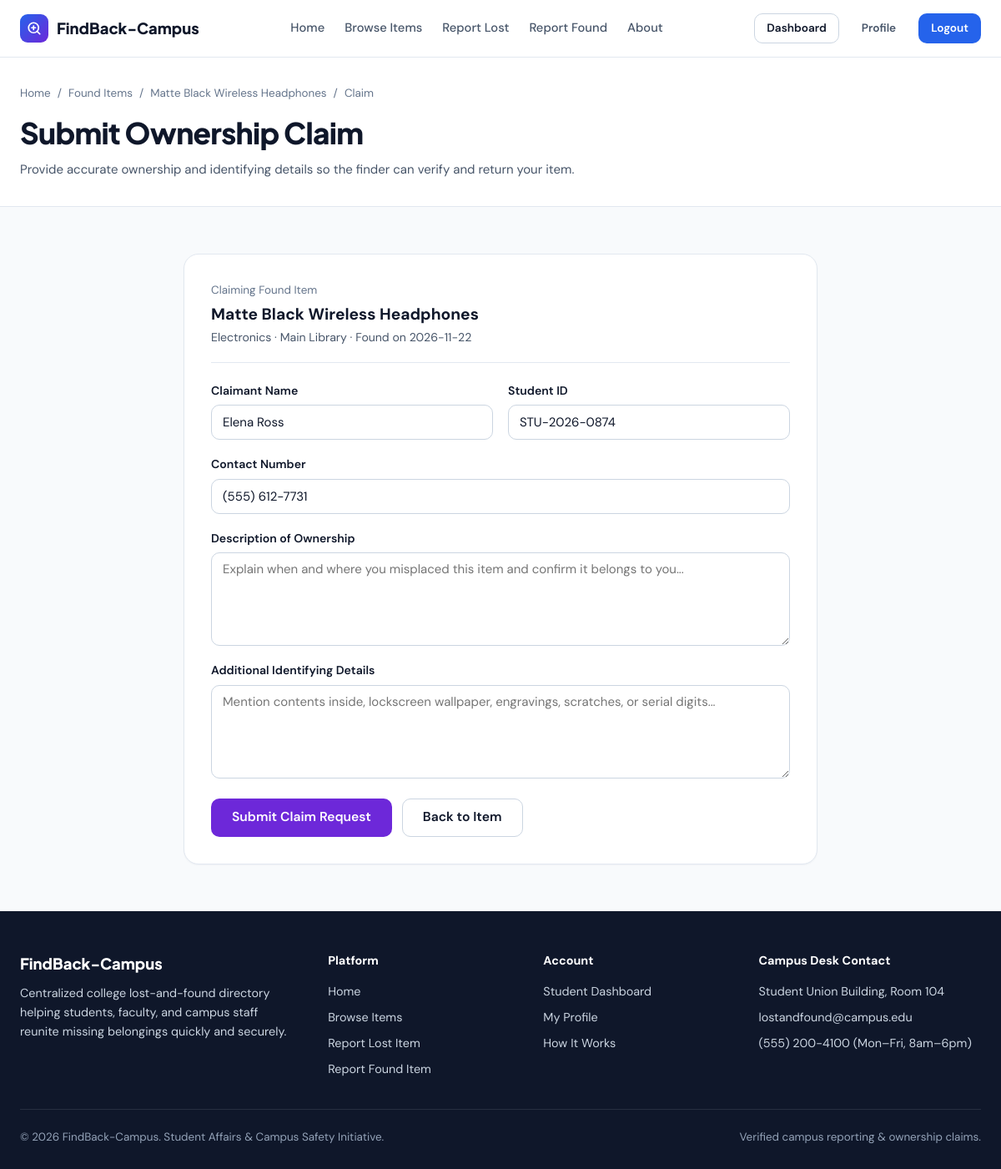
The page /claim/1 (signed in) on the database its author committed.
### tables this page shows
CREATE TABLE Items (
            id INTEGER PRIMARY KEY AUTOINCREMENT,
            user_id INTEGER NOT NULL,
            item_name TEXT NOT NULL,
            category TEXT NOT NULL,
            description TEXT NOT NULL,
            location TEXT NOT NULL,
            item_date TEXT NOT NULL,
            contact_info TEXT NOT NULL DEFAULT '',
            image TEXT DEFAULT '',
            item_type TEXT NOT NULL CHECK(item_type IN ('Lost', 'Found')),
            status TEXT NOT NULL DEFAULT 'Active',
            created_at TEXT NOT NULL DEFAULT (datetime('now')),
            FOREIGN KEY (user_id) REFERENCES Users(id) ON DELETE CASCADE
        );

CREATE TABLE Users (
            id INTEGER PRIMARY KEY AUTOINCREMENT,
            full_name TEXT NOT NULL,
            email TEXT NOT NULL UNIQUE,
            student_id TEXT NOT NULL,
            department TEXT NOT NULL,
            year TEXT NOT NULL,
            phone TEXT NOT NULL,
            password_hash TEXT NOT NULL,
            created_at TEXT NOT NULL DEFAULT (datetime('now'))
        );

### app.py (the view, shortened to what this page needs)
@app.route("/claim/<int:item_id>", methods=["GET", "POST"])
@login_required
def claim_item(item_id):
    db = get_db()
    uid = session["user_id"]
    item = db.execute(
        """
        SELECT Items.*, Users.full_name AS reporter_name
        FROM Items
        JOIN Users ON Items.user_id = Users.id
        WHERE Items.id = ?
        """,
        (item_id,),
    ).fetchone()
    if not item:
        abort(404)
    if item["item_type"] != "Found":
        flash("Claim requests can only be submitted for Found items.", "warning")
        return redirect(url_for("item_details", item_id=item_id))
    if item["user_id"] == uid:
        flash("You cannot submit a claim request for an item you reported.", "warning")
        return redirect(url_for("item_details", item_id=item_id))
    if item["status"] == "Returned":
        flash("This item has already been returned to its owner.", "info")
        return redirect(url_for("item_details", item_id=item_id))
    existing_claim = db.execute(
        "SELECT * FROM Claims WHERE item_id = ? AND claimant_id = ? AND status IN ('Pending', 'Approved')",
        (item_id, uid),
    ).fetchone()
    if existing_claim:
        flash("You already have an active claim request for this item.", "info")
        return redirect(url_for("item_details", item_id=item_id))
    user_row = db.execute("SELECT * FROM Users WHERE id = ?", (uid,)).fetchone()
    form_data = {
        "claimant_name": user_row["full_name"],
        "student_id": user_row["student_id"],
        "contact_number": user_row["phone"],
    }
    return render_template("claim.html", item=item, form_data=form_data)

### app.py (called while the page is built, shortened)
def get_db():
    if "db" not in g:
        conn = sqlite3.connect(DB_PATH)
        conn.row_factory = sqlite3.Row
        conn.execute("PRAGMA foreign_keys = ON;")
        g.db = conn
    return g.db

def get_csrf_token():
    token = session.get("_csrf_token")
    if not token:
        token = secrets.token_urlsafe(32)
        session["_csrf_token"] = token
    return token

@app.before_request
def csrf_protect():
    if request.method in ("POST", "PUT", "PATCH", "DELETE"):
        session_token = session.get("_csrf_token", "")
        form_token = request.form.get("csrf_token") or request.headers.get("X-CSRF-Token", "")
        if not session_token or not form_token or not hmac.compare_digest(session_token, form_token):
            flash("Your session form token expired. Please try submitting again.", "error")
            return redirect(request.referrer or url_for("index"))

@app.after_request
def adjust_session_cookie(response):
    is_https = (
        request.is_secure
        or request.headers.get("X-Forwarded-Proto", "").lower() == "https"
        or os.environ.get("APP_URL", "").startswith("https://")
    )
    if is_https:
        cookies = response.headers.getlist("Set-Cookie")
        updated = []
        changed = False
        if changed:
            del response.headers["Set-Cookie"]
            for cookie in updated:
                response.headers.add("Set-Cookie", cookie)
    return response

@app.context_processor
def inject_globals():
    user = None
    user_id = session.get("user_id")
    if user_id:
        db = get_db()
        row = db.execute(
            "SELECT id, full_name, email, student_id, department, year, phone, created_at FROM Users WHERE id = ?",
            (user_id,),
        ).fetchone()
        if row:
            user = dict(row)
        else:
            session.pop("user_id", None)
    return {
        "current_user": user,
        "csrf_token": get_csrf_token,
        "categories": CATEGORIES,
        "campus_locations": CAMPUS_LOCATIONS,
        "departments": DEPARTMENTS,
        "study_years": STUDY_YEARS,
    }

def login_required(view):
    @wraps(view)
    def wrapped_view(*args, **kwargs):
        if not session.get("user_id"):
            flash("Please sign in with your campus account to continue.", "warning")
            return redirect(url_for("login", next=request.path))
        return view(*args, **kwargs)
    return wrapped_view

### templates/claim.html (shortened to what this page needs)
{% extends "base.html" %}
{% block content %}
<section class="page-header">
  <div class="container">
    <div class="breadcrumb">
      <a href="{{ url_for('index') }}">Home</a>
      <span aria-hidden="true">/</span>
      <a href="{{ url_for('browse', type='Found') }}">Found Items</a>
      <span aria-hidden="true">/</span>
      <a href="{{ url_for('item_details', item_id=item.id) }}">{{ item.item_name }}</a>
      <span aria-hidden="true">/</span>
      <span>Claim</span>
    </div>
    <h1 class="page-title">Submit Ownership Claim</h1>
    <p class="page-subtitle">Provide accurate ownership and identifying details so the finder can verify and return your item.</p>
  </div>
</section>
<section class="section">
  <div class="container">
    <div class="form-card form-card-medium">
      <div style="padding-bottom: 18px; margin-bottom: 22px; border-bottom: 1px solid var(--border-hairline);">
        <div style="font-size: 0.84rem; color: var(--text-muted); margin-bottom: 4px;">Claiming Found Item</div>
        <div style="font-size: 1.2rem; font-weight: 700;">{{ item.item_name }}</div>
        <div style="font-size: 0.88rem; color: var(--text-secondary);">{{ item.category }} &middot; {{ item.location }} &middot; Found on {{ item.item_date }}</div>
      </div>
      <form method="POST" action="{{ url_for('claim_item', item_id=item.id) }}">
        <div class="form-grid">
          <div class="form-group">
            <label for="claimant_name" class="form-label">Claimant Name</label>
            <input type="text" id="claimant_name" name="claimant_name" class="form-control" required minlength="2" value="{{ form_data.get('claimant_name', '') }}" />
          </div>
          <div class="form-group">
            <label for="student_id" class="form-label">Student ID</label>
            <input type="text" id="student_id" name="student_id" class="form-control" required minlength="3" value="{{ form_data.get('student_id', '') }}" />
          </div>
          <div class="form-group full-width">
            <label for="contact_number" class="form-label">Contact Number</label>
            <input type="tel" id="contact_number" name="contact_number" class="form-control" required value="{{ form_data.get('contact_number', '') }}" placeholder="(555) 123-4567" />
          </div>
          <div class="form-group full-width">
            <label for="claim_description" class="form-label">Description of Ownership</label>
            <textarea id="claim_description" name="claim_description" class="form-control" required minlength="10" placeholder="Explain when and where you misplaced this item and confirm it belongs to you...">{{ form_data.get('claim_description', '') }}</textarea>
          </div>
          <div class="form-group full-width">
            <label for="identifying_details" class="form-label">Additional Identifying Details</label>
            <textarea id="identifying_details" name="identifying_details" class="form-control" required minlength="5" placeholder="Mention contents inside, lockscreen wallpaper, engravings, scratches, or serial digits...">{{ form_data.get('identifying_details', '') }}</textarea>
          </div>
        </div>
        <div style="margin-top: 24px; display: flex; gap: 12px; flex-wrap: wrap;">
          <button type="submit" class="btn btn-purple btn-lg">Submit Claim Request</button>
          <a href="{{ url_for('item_details', item_id=item.id) }}" class="btn btn-secondary btn-lg">Back to Item</a>
        </div>
      </form>
    </div>
  </div>
</section>
{% endblock %}

### static/style.css (style rules this page uses)
:root { --bg-canvas: #F8FAFC; --bg-surface: #FFFFFF; --bg-subtle: #F1F5F9; --bg-indigo-tint: #EEF2FF; --bg-purple-tint: #F5F3FF; --bg-navy: #0F172A; --text-primary: #0F172A; --text-secondary: #475569; --text-muted: #64748B; --border-hairline: #E2E8F0; --border-strong: #CBD5E1; --blue-primary: #2563EB; --blue-hover: #1D4ED8; --blue-soft: #DBEAFE; --purple-accent: #6D28D9; --purple-hover: #5B21B6; --purple-soft: #EDE9FE; --green-text: #15803D; --green-bg: #DCFCE7; --amber-text: #B45309; --amber-bg: #FEF3C7; --red-text: #B91C1C; --red-bg: #FEE2E2; --radius-sm: 6px; --radius-md: 10px; --radius-lg: 14px; --radius-xl: 18px; --shadow-card: 0 1px 2px rgba(15, 23, 42, 0.04); --shadow-hover: 0 10px 24px -6px rgba(37, 99, 235, 0.10), 0 4px 10px -4px rgba(15, 23, 42, 0.05); --ease-smooth: cubic-bezier(0.16, 1, 0.3, 1); --font-display: 'Plus Jakarta Sans', -apple-system, BlinkMacSystemFont, 'Segoe UI', sans-serif; --font-body: 'DM Sans', -apple-system, BlinkMacSystemFont, 'Segoe UI', sans-serif; --font-mono: 'JetBrains Mono', ui-monospace, SFMono-Regular, monospace; }
*, *::before, *::after { box-sizing: border-box; }
html { scroll-behavior: smooth; }
body { margin: 0; min-height: 100vh; display: flex; flex-direction: column; background-color: var(--bg-canvas); color: var(--text-primary); font-family: var(--font-body); font-size: 15px; line-height: 1.6; -webkit-font-smoothing: antialiased; }
h1, h2, h3, h4, .font-display { font-family: var(--font-display); letter-spacing: -0.02em; color: var(--text-primary); margin-top: 0; }
a { color: inherit; text-decoration: none; }
button, input, select, textarea { font-family: inherit; font-size: inherit; }
.container { width: 100%; max-width: 1200px; margin: 0 auto; padding: 0 24px; }
.btn { display: inline-flex; align-items: center; justify-content: center; gap: 8px; min-height: 40px; padding: 9px 18px; border-radius: var(--radius-md); font-weight: 600; font-size: 0.92rem; line-height: 1.2; white-space: nowrap; flex-shrink: 0; border: 1px solid transparent; cursor: pointer; transition: transform 160ms var(--ease-smooth), background-color 160ms var(--ease-smooth), border-color 160ms var(--ease-smooth), color 160ms var(--ease-smooth); }
.btn-purple { background-color: var(--purple-accent); color: #FFFFFF; }
.btn-secondary { background-color: var(--bg-surface); color: var(--text-primary); border-color: var(--border-strong); }
.btn-lg { min-height: 46px; padding: 12px 24px; font-size: 0.98rem; }
.section { padding: 56px 0; }
.page-header { background: var(--bg-surface); border-bottom: 1px solid var(--border-hairline); padding: 32px 0; }
.breadcrumb { display: flex; align-items: center; gap: 8px; font-size: 0.84rem; color: var(--text-muted); margin-bottom: 8px; }
.page-title { font-size: clamp(1.6rem, 3vw, 2.2rem); font-weight: 800; margin-bottom: 4px; }
.page-subtitle { color: var(--text-secondary); margin: 0; }
.form-card { width: 100%; background: var(--bg-surface); border: 1px solid var(--border-hairline); border-radius: var(--radius-xl); padding: 32px; box-shadow: var(--shadow-card); }
.form-card-medium { max-width: 760px; margin: 0 auto; }
.form-grid { display: grid; grid-template-columns: repeat(2, minmax(0, 1fr)); gap: 18px; }
.form-group { display: flex; flex-direction: column; gap: 6px; }
.form-group.full-width { grid-column: 1 / -1; }
.form-label { font-size: 0.88rem; font-weight: 600; color: var(--text-primary); }
.form-control { width: 100%; min-height: 42px; padding: 9px 13px; border: 1px solid var(--border-strong); border-radius: var(--radius-md); background: var(--bg-surface); color: var(--text-primary); transition: border-color 150ms var(--ease-smooth), box-shadow 150ms var(--ease-smooth); }
textarea.form-control { min-height: 112px; resize: vertical; }

### rows shown on the page
Items: item_name "Matte Black Wireless Headphones", category "Electronics", location "Main Library", item_date "2026-11-22"
Users: claimant_name "Elena Ross", student_id "STU-2026-0874", contact_number "(555) 612-7731"
